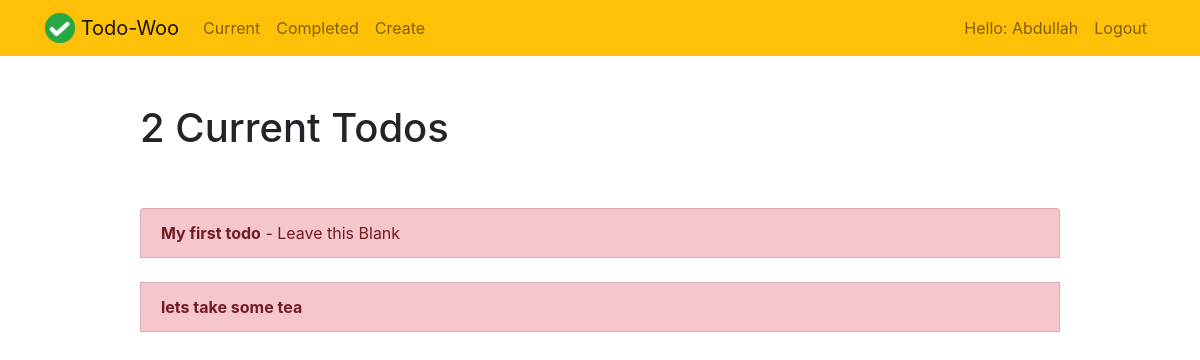
/current/ (signed in), run on an earlier commit of the app's database.
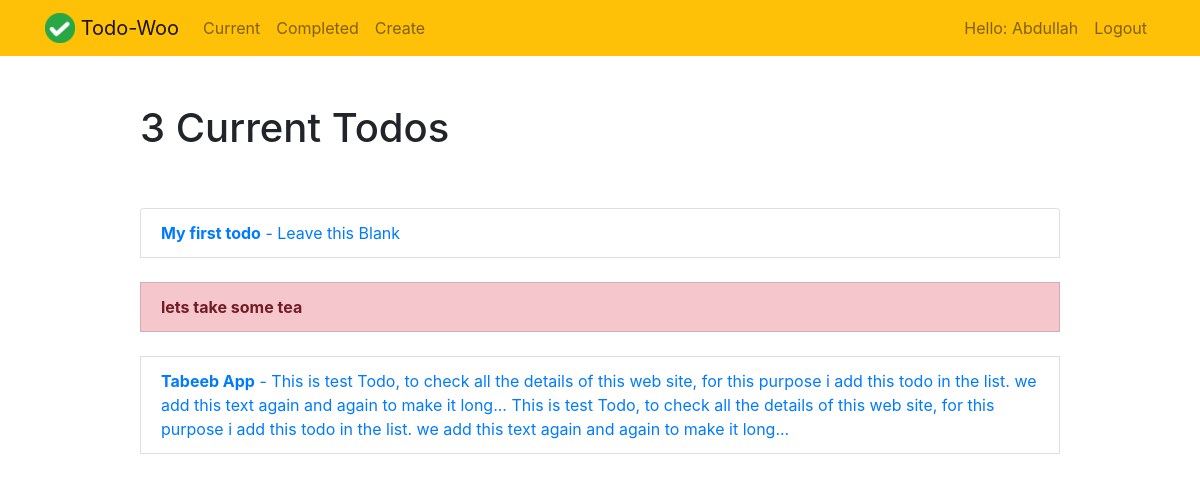
And on a later commit of the database.
### todo/models.py (models this page shows, shortened)
class Todo(models.Model):
    title = models.CharField(max_length=100)
    memo = models.TextField(blank=True)
    created = models.DateTimeField(auto_now_add=True)
    datecompleted =models.DateTimeField(null=True, blank=True)
    important = models.BooleanField(default=False)
    user = models.ForeignKey(User, on_delete=models.CASCADE)

### todo/views.py (the view)
# urls.py: path('current/', views.currenttodos, name='currenttodos'),
@login_required
def currenttodos(request):
    todos = Todo.objects.filter(user = request.user, datecompleted__isnull=True)
    return render(request, 'todo/currenttodos.html', {'todos':todos})

### todo/templates/todo/currenttodos.html
{% extends 'todo/base.html' %}
{% block content %}
    <div class="row justify-content-center mt-5">
        <div class="col-md-10">
            {% if todos %}
                <h1>{{ todos.count }} Current Todo{{ todos.count|pluralize }}</h1>
            {% else %}
                <h1>Current Todo</h1>
            {% endif %}
        </div>
    </div>
    <div class="row justify-content-center mt-5">
        <div class="col-md-10">
            {% if todos %}
                <div class="list-group">
                    {% for todo in todos %}
                        <a href="{% url 'viewtodo' todo.id %}" class="list-group-item list-group-action{% if todo.important %} list-group-item-danger{% endif %}">
                            <b>{{ todo.title }}</b>
                            {% if todo.memo|truncatechars:20 %} - {{ todo.memo }} {% endif %}
                        </a>
                        <br>
                    {% endfor %}
                </div>
            {% else %}
                <div class="text-center">
                    <h2>Looks Like You don't have any Todo's...</h2>
                    <br>
                    <a class="btn btn-primary" role="button" href="{% url 'createtodo' %}">New Todo</a>
                </div>
            {% endif %}
        </div>
    </div>
{% endblock %}

What changed in the data, as far as the page shows it:
changed Todo "My first todo": important True → False (drawn)
added Todo: title "Tabeeb App", memo "This is test Todo, to check all the details of this web site, for this purpose i add this todo in the list. we add this text again and again to make it long... This is test Todo, to check all the details of this web site, for this purpose i add this todo in the list. we add this text again and again to make it long...", important False (drawn)
Also different on the page:
{{ todos.count }}: "2" → "3"
